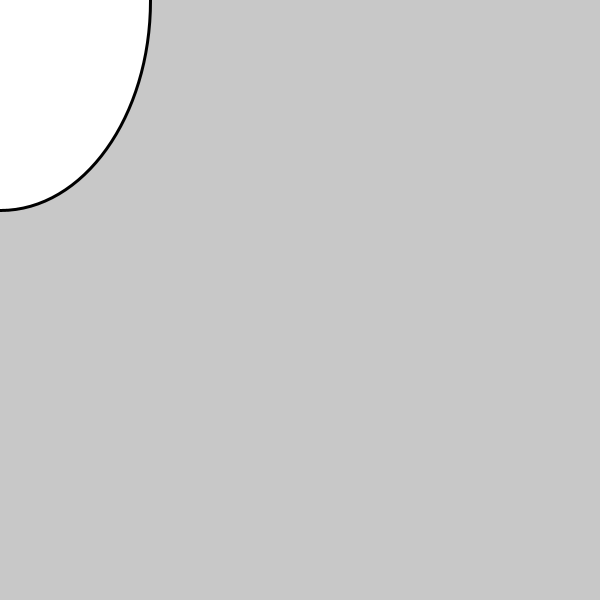
Frame 1 (no input)
Frame 60 (the mouse pressed at the canvas centre just before this capture): identical to frame 1, image omitted
Frame 120 (the mouse held since frame 60 and released just before this capture): blank canvas, image omitted

The Processing sketch that drew this single still picture (run headless with seeded random() and noise(); from frame 60 on, the mouse is pressed at the canvas centre):

// Processing sketch: faceAPI_Edit
// ── faceAPI_Edit.pde
void setup() {
  size(600, 600);
}

void draw() {
  background(200);
  scale(3.0);
  drawFace(mouseX, mouseY, 100);
  drawEye(mouseX, mouseY, 10);
  drawIris(mouseX, mouseY, 5);
  drawPupil(mouseX, mouseY, 2);
  
}

void drawFace(float xPosition, float yPosition, float scale) {
  fill(255);
  ellipse(xPosition, yPosition, scale, scale + 40);
}

void drawEye(float xPosition, float yPosition, float size) {
  fill(255);
  ellipse(xPosition-20, yPosition-20, size + 5, size);
  ellipse(xPosition+20, yPosition-20, size + 5, size);
}

void drawPupil(float xPosition, float yPosition, float diameter) {
  fill(0);
  ellipse(xPosition-20, yPosition-20, diameter, diameter);
  ellipse(xPosition+20, yPosition-20, diameter, diameter);
}

void drawIris(float xPosition, float yPosition, float diameter) {
  fill(114, 47, 55);
  ellipse(xPosition-20, yPosition-20, diameter, diameter);
  ellipse(xPosition+20, yPosition-20, diameter, diameter);
  
}
